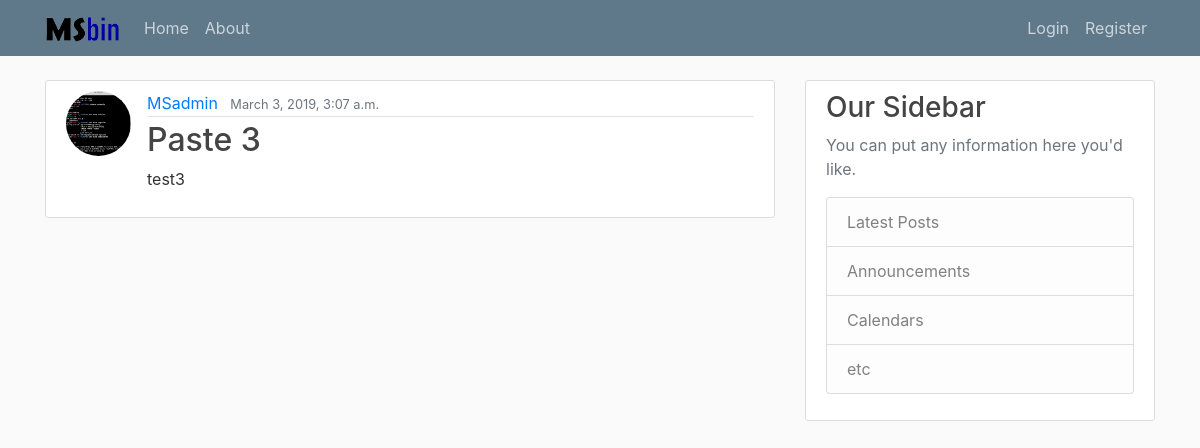
/paste/3/, run on an earlier commit of the app's database.
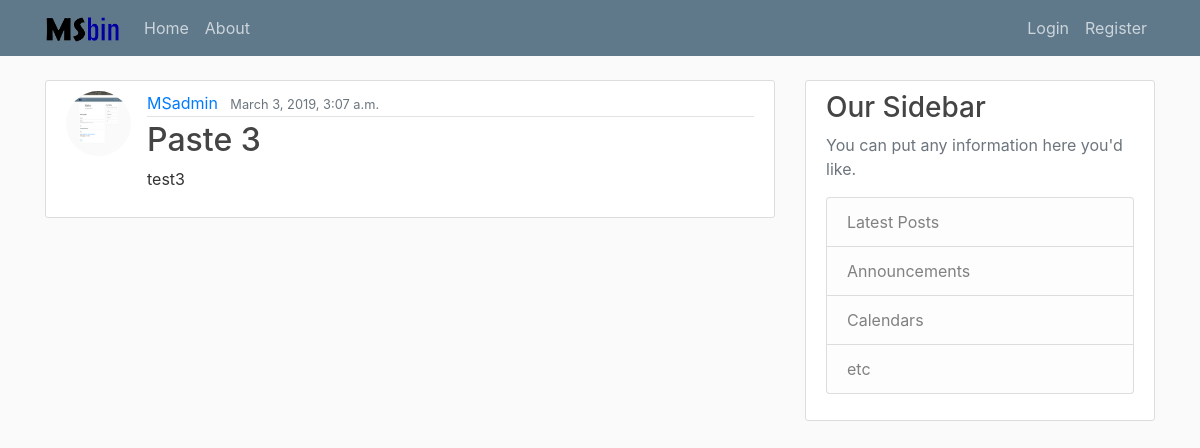
And on a later commit of the database.
### index/models.py (models this page shows, shortened)
class Paste(models.Model):
    title = models.CharField(max_length=60)
    content = models.TextField(max_length=524288)
    date = models.DateTimeField(default=timezone.now)
    author = models.ForeignKey(User, on_delete=models.CASCADE)

### users/models.py (models this page shows, shortened)
class Profile(models.Model):
    user = models.OneToOneField(User, on_delete=models.CASCADE)
    image = models.ImageField(default='default.jpg', upload_to='profile_pics')

### index/views.py (the view)
# urls.py: path('paste/<int:pk>/', PasteDetailView.as_view(), name='paste-detail'),
class PasteDetailView(DetailView):
	model = Paste

### index/templates/index/paste_detail.html (shortened to what this page needs)
{% extends "index/base.html" %}
{% block content %}
<article class="media content-section">
  <img class="rounded-circle article-img" src="{{ object.author.profile.image.url }}" >
  <div class="media-body">
    <div class="article-metadata">
      <a class="mr-2" href="#">{{ object.author }}</a>
      <small class="text-muted">{{ object.date }}</small>
    </div>
    <h2 class="article-title">{{ object.title }}</h2>
    <p class="article-content">{{ object.content }}</p>
  </div>
</article>
{% endblock %}

What changed in the data, as far as the page shows it:
changed through a linked row, Paste "Paste 3": author.profile.image: a different picture
